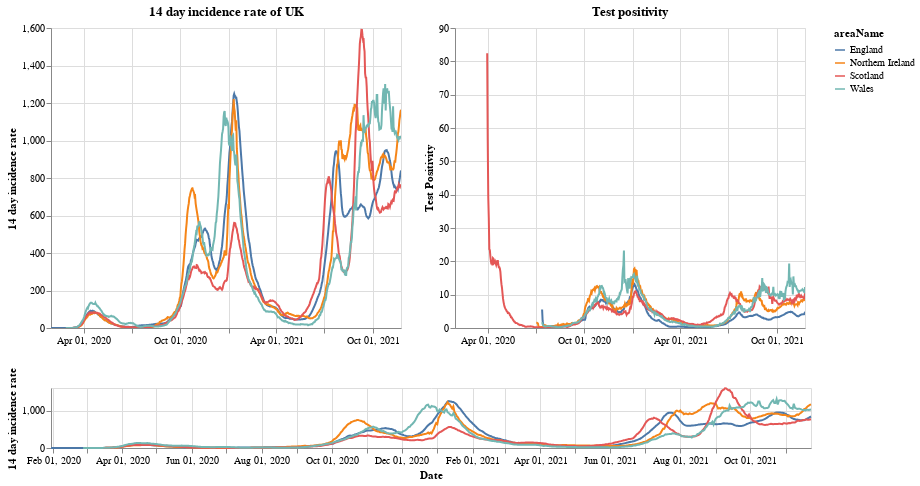

Write notebook code for a chart like this one.
### Markdown cell above
# Plots

First a plot with each country in the UK. The top right shows the positivity rate for (which is the percentage of registered tests which were positive) while the top left is the 14 day incidence rate. The bottom chart can be used to select the timeframe (does not work on a mobile device).

### Code cell
#collapse
brush = alt.selection(type='interval', name='DateBrush',encodings=['x'],fields=['Time'])
leg_selection = alt.selection_multi(fields=['areaName'], bind='legend')

base = alt.Chart(uk_cases).mark_line().encode(
    x=alt.X("yearmonthdate(date):T", axis=alt.Axis(title='Date')),
    y=alt.Y("twoWeeklyCasesRate:Q", axis=alt.Axis(title='14 day incidence rate')),
    tooltip=['areaName', 'date','twoWeeklyCasesRate', 'testPositivity'],
    color='areaName',
    opacity=alt.condition(leg_selection, alt.value(2), alt.value(0.1))
).add_selection(leg_selection).properties(width=350)

upper = base.encode(alt.X('yearmonthdate(date):T', axis=alt.Axis(title=''),
                         scale=alt.Scale(domain=brush))
                   ).properties(title=f'14 day incidence rate of UK')
upper_right = upper.encode(alt.Y('testPositivity:Q', axis=alt.Axis(title='Test Positivity'))).properties(title='Test positivity')
lower = base.properties(height=60, width = 760).add_selection(brush)

(upper | upper_right) & lower

### Figure 1 — Vega-Lite specification as saved in the notebook (floating-point values rounded to 4 significant figures; data arrays with more than 128 entries replaced by an {"elided": "..."} marker saying what was removed)
{"config": {"view": {"continuousWidth": 400, "continuousHeight": 300}}, "vconcat": [{"hconcat": [{"mark": "line", "encoding": {"color": {"type": "nominal", "field": "areaName"}, "opacity": {"condition": {"value": 2, "selection": "selector001"}, "value": 0.1}, "tooltip": [{"type": "nominal", "field": "areaName"}, {"type": "temporal", "field": "date"}, {"type": "quantitative", "field": "twoWeeklyCasesRate"}, {"type": "quantitative", "field": "testPositivity"}], "x": {"type": "temporal", "axis": {"title": ""}, "field": "date", "scale": {"domain": {"selection": "DateBrush"}}, "timeUnit": "yearmonthdate"}, "y": {"type": "quantitative", "axis": {"title": "14 day incidence rate"}, "field": "twoWeeklyCasesRate"}}, "selection": {"selector001": {"type": "multi", "fields": ["areaName"], "bind": "legend"}}, "title": "14 day incidence rate of UK", "width": 350}, {"mark": "line", "encoding": {"color": {"type": "nominal", "field": "areaName"}, "opacity": {"condition": {"value": 2, "selection": "selector001"}, "value": 0.1}, "tooltip": [{"type": "nominal", "field": "areaName"}, {"type": "temporal", "field": "date"}, {"type": "quantitative", "field": "twoWeeklyCasesRate"}, {"type": "quantitative", "field": "testPositivity"}], "x": {"type": "temporal", "axis": {"title": ""}, "field": "date", "scale": {"domain": {"selection": "DateBrush"}}, "timeUnit": "yearmonthdate"}, "y": {"type": "quantitative", "axis": {"title": "Test Positivity"}, "field": "testPositivity"}}, "selection": {"selector001": {"type": "multi", "fields": ["areaName"], "bind": "legend"}}, "title": "Test positivity", "width": 350}]}, {"mark": "line", "encoding": {"color": {"type": "nominal", "field": "areaName"}, "opacity": {"condition": {"value": 2, "selection": "selector001"}, "value": 0.1}, "tooltip": [{"type": "nominal", "field": "areaName"}, {"type": "temporal", "field": "date"}, {"type": "quantitative", "field": "twoWeeklyCasesRate"}, {"type": "quantitative", "field": "testPositivity"}], "x": {"type": "temporal", "axis": {"title": "Date"}, "field": "date", "timeUnit": "yearmonthdate"}, "y": {"type": "quantitative", "axis": {"title": "14 day incidence rate"}, "field": "twoWeeklyCasesRate"}}, "height": 60, "selection": {"selector001": {"type": "multi", "fields": ["areaName"], "bind": "legend"}, "DateBrush": {"type": "interval", "encodings": ["x"], "fields": ["Time"]}}, "width": 760}], "data": {"name": "data-0edb03ce0233bb47df2ad89b6b2be56c"}, "$schema": "https://vega.github.io/schema/vega-lite/v4.8.1.json", "datasets": {"data-0edb03ce0233bb47df2ad89b6b2be56c": {"elided": "2564 records"}}}
